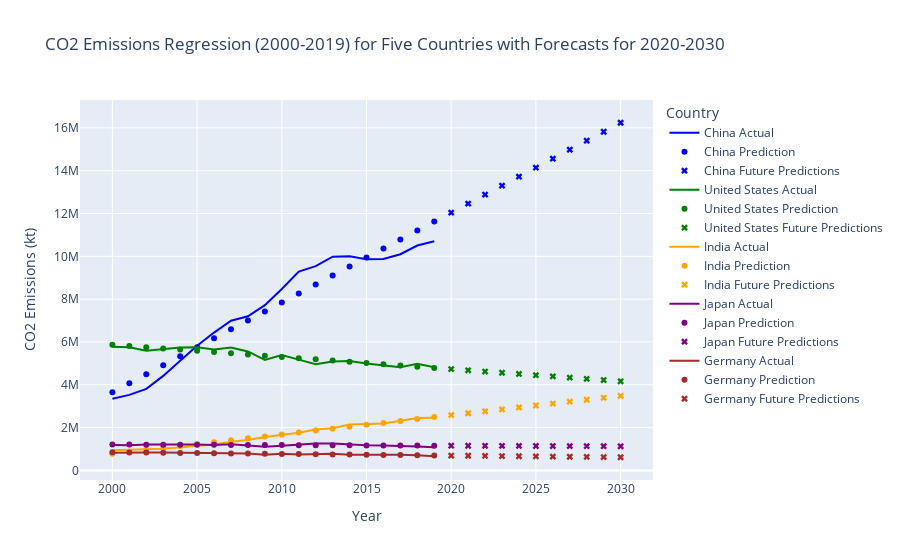

Write notebook code for a chart like this one.
### Markdown cell above
- Forecasted CO2 emissions for China in 2024: 13719848.54 kt
- Forecasted CO2 emissions for United States in 2024: 4504522.93 kt
- Forecasted CO2 emissions for India in 2024: 2940946.41 kt
- Forecasted CO2 emissions for Japan in 2024: 1144004.61 kt
- Forecasted CO2 emissions for Germany in 2024: 661475.25 kt

### Code cell
def rmse(targets, predictions):
    return np.sqrt(np.mean(np.square(targets - predictions)))

df = pd.read_csv(file_path)
# List of the five countries we are interested in
countries = ['China', 'United States', 'India', 'Japan', 'Germany']
future_years = np.array([[2020],[2021],[2022],[2023],[2024],[2025],[2026],[2027],[2028],[2029],[2030]])
colors = px.colors.qualitative.Plotly

# Filter the dataframe for the five countries and the years between 2000 and 2020
df_five_countries = df[(df['Entity'].isin(countries)) & (df['Year'] >= 2000) & (df['Year'] <= 2020)]

# Initialize a dictionary to store the forecasted values for 2023 and 2024
forecast_2023_2024 = {}

# Initialize a Plotly figure
fig = go.Figure()

# Define colors for each country
colors = {'China': 'blue', 'United States': 'green', 'India': 'orange', 'Japan': 'purple', 'Germany': 'brown'}

# Iterate through each country and apply linear regression
for country in countries:
    country_data = df_five_countries[df_five_countries['Entity'] == country]
    X = country_data[['Year']]  # Feature: Year
    y = country_data['Value_co2_emissions_kt_by_country']  # Target: CO2 emissions
    
    # Drop rows with NaN values to avoid errors in fitting the model
    df_clean = pd.concat([X, y], axis=1).dropna()
    X_clean = df_clean[['Year']]
    y_clean = df_clean['Value_co2_emissions_kt_by_country']

    # Train the linear regression model
    model = LinearRegression()
    mymodel = model.fit(X_clean.values, y_clean.values)

    # Make predictions for the existing data
    predictions = model.predict(X_clean.values)
    
    # Calculate and print the RMSE
    loss = rmse(y_clean, predictions)
    print(f"RMSE Loss for {country}: {loss:.2f}")

    # Scatter plot for actual data points
    fig.add_trace(go.Scatter(x=X_clean['Year'], y=y_clean, mode='lines', name=f'{country} Actual', line=dict(color=colors[country], width=2)))

    # Add the regression line for the current country
    fig.add_trace(go.Scatter(x=X_clean['Year'], y=predictions, mode='markers', name=f'{country} Prediction', marker=dict(color=colors[country])))

    # Predict future CO2 emissions for 2023 and 2030
    future_predictions = model.predict(future_years)

    # Plot the predictions for 2023 and 2030
    fig.add_trace(go.Scatter(x=future_years.flatten(), y=future_predictions, mode='markers', 
                                 marker=dict(size=6, symbol='x',color=colors[country]),
                                 name=f'{country} Future Predictions'))

    # Forecast emissions for the years 2023 and 2024
    year_2023_2024 = np.array([[2023], [2024]])  # Years to predict for
    forecast = model.predict(year_2023_2024)
    forecast_2023_2024[country] = forecast

# Update the layout of the plot
fig.update_layout(
    title='CO2 Emissions Regression (2000-2019) for Five Countries with Forecasts for 2020-2030',
    xaxis_title='Year',
    yaxis_title='CO2 Emissions (kt)',
    legend_title='Country',
    showlegend=True
)

# Show the plot
fig.show()

### Figure 1 — Plotly figure (JSON) as saved in the notebook; plotly's stock layout.template omitted (floating-point values rounded to 4 significant figures)
{"data": [{"line": {"color": "blue", "width": 2}, "mode": "lines", "name": "China Actual", "type": "scatter", "x": [2000, 2001, 2002, 2003, 2004, 2005, 2006, 2007, 2008, 2009, 2010, 2011, 2012, 2013, 2014, 2015, 2016, 2017, 2018, 2019], "y": [3346530, 3529080, 3810000.0, 4416000.0, 5125000.0, 5825000.0, 6437000.0, 6993000.0, 7200000.0, 7719000.0, 8475000.0, 9283000.0, 9542000.0, 9985000.0, 10010000.0, 9861000.0, 9875000.0, 10100000.0, 10500000.0, 10710000.0]}, {"marker": {"color": "blue"}, "mode": "markers", "name": "China Prediction", "type": "scatter", "x": [2000, 2001, 2002, 2003, 2004, 2005, 2006, 2007, 2008, 2009, 2010, 2011, 2012, 2013, 2014, 2015, 2016, 2017, 2018, 2019], "y": [3651000.0, 4071000.0, 4490000.0, 4910000.0, 5329000.0, 5749000.0, 6168000.0, 6588000.0, 7007000.0, 7427000.0, 7846000.0, 8266000.0, 8685000.0, 9105000.0, 9525000.0, 9944000.0, 10360000.0, 10780000.0, 11200000.0, 11620000.0]}, {"marker": {"color": "blue", "size": 6, "symbol": "x"}, "mode": "markers", "name": "China Future Predictions", "type": "scatter", "x": [2020, 2021, 2022, 2023, 2024, 2025, 2026, 2027, 2028, 2029, 2030], "y": [12040000.0, 12460000.0, 12880000.0, 13300000.0, 13720000.0, 14140000.0, 14560000.0, 14980000.0, 15400000.0, 15820000.0, 16240000.0]}, {"line": {"color": "green", "width": 2}, "mode": "lines", "name": "United States Actual", "type": "scatter", "x": [2000, 2001, 2002, 2003, 2004, 2005, 2006, 2007, 2008, 2009, 2010, 2011, 2012, 2013, 2014, 2015, 2016, 2017, 2018, 2019], "y": [5775810, 5748260, 5593000.0, 5659000.0, 5738000.0, 5753000.0, 5653000.0, 5736000.0, 5558000.0, 5156000.0, 5392000.0, 5174000.0, 4956000.0, 5092000.0, 5107000.0, 4991000.0, 4894500, 4819000.0, 4975000.0, 4818000.0]}, {"marker": {"color": "green"}, "mode": "markers", "name": "United States Prediction", "type": "scatter", "x": [2000, 2001, 2002, 2003, 2004, 2005, 2006, 2007, 2008, 2009, 2010, 2011, 2012, 2013, 2014, 2015, 2016, 2017, 2018, 2019], "y": [5870000.0, 5813000.0, 5756000.0, 5699000.0, 5642000.0, 5586000.0, 5529000.0, 5472000.0, 5415000.0, 5358000.0, 5301000.0, 5244000.0, 5187000.0, 5130000.0, 5073000.0, 5017000.0, 4960000.0, 4903000.0, 4846000.0, 4789000.0]}, {"marker": {"color": "green", "size": 6, "symbol": "x"}, "mode": "markers", "name": "United States Future Predictions", "type": "scatter", "x": [2020, 2021, 2022, 2023, 2024, 2025, 2026, 2027, 2028, 2029, 2030], "y": [4732000.0, 4675000.0, 4618000.0, 4561000.0, 4505000.0, 4448000.0, 4391000.0, 4334000.0, 4277000.0, 4220000.0, 4163000.0]}, {"line": {"color": "orange", "width": 2}, "mode": "lines", "name": "India Actual", "type": "scatter", "x": [2000, 2001, 2002, 2003, 2004, 2005, 2006, 2007, 2008, 2009, 2010, 2011, 2012, 2013, 2014, 2015, 2016, 2017, 2018, 2019], "y": [937860, 953540, 985500.0, 1012000.0, 1086000.0, 1136000.0, 1215000.0, 1337000.0, 1424000.0, 1565000.0, 1660000.0, 1757000.0, 1909000.0, 1972000.0, 2147000.0, 2158000.0, 2195250, 2320000.0, 2452000.0, 2456000.0]}, {"marker": {"color": "orange"}, "mode": "markers", "name": "India Prediction", "type": "scatter", "x": [2000, 2001, 2002, 2003, 2004, 2005, 2006, 2007, 2008, 2009, 2010, 2011, 2012, 2013, 2014, 2015, 2016, 2017, 2018, 2019], "y": [777700.0, 867800.0, 958000.0, 1048000.0, 1138000.0, 1228000.0, 1319000.0, 1409000.0, 1499000.0, 1589000.0, 1679000.0, 1769000.0, 1859000.0, 1949000.0, 2040000.0, 2130000.0, 2220000.0, 2310000.0, 2400000.0, 2490000.0]}, {"marker": {"color": "orange", "size": 6, "symbol": "x"}, "mode": "markers", "name": "India Future Predictions", "type": "scatter", "x": [2020, 2021, 2022, 2023, 2024, 2025, 2026, 2027, 2028, 2029, 2030], "y": [2580000.0, 2671000.0, 2761000.0, 2851000.0, 2941000.0, 3031000.0, 3121000.0, 3211000.0, 3301000.0, 3392000.0, 3482000.0]}, {"line": {"color": "purple", "width": 2}, "mode": "lines", "name": "Japan Actual", "type": "scatter", "x": [2000, 2001, 2002, 2003, 2004, 2005, 2006, 2007, 2008, 2009, 2010, 2011, 2012, 2013, 2014, 2015, 2016, 2017, 2018, 2019], "y": [1182610, 1170380, 1207000.0, 1215000.0, 1210000.0, 1213000.0, 1190000.0, 1225000.0, 1158000.0, 1101000.0, 1156000.0, 1214000.0, 1254000.0, 1263000.0, 1217000.0, 1179000.0, 1168000.0, 1155000.0, 1116000.0, 1082000.0]}, {"marker": {"color": "purple"}, "mode": "markers", "name": "Japan Prediction", "type": "scatter", "x": [2000, 2001, 2002, 2003, 2004, 2005, 2006, 2007, 2008, 2009, 2010, 2011, 2012, 2013, 2014, 2015, 2016, 2017, 2018, 2019], "y": [1210000.0, 1207000.0, 1204000.0, 1202000.0, 1199000.0, 1196000.0, 1193000.0, 1191000.0, 1188000.0, 1185000.0, 1182000.0, 1180000.0, 1177000.0, 1174000.0, 1171000.0, 1169000.0, 1166000.0, 1163000.0, 1160000.0, 1158000.0]}, {"marker": {"color": "purple", "size": 6, "symbol": "x"}, "mode": "markers", "name": "Japan Future Predictions", "type": "scatter", "x": [2020, 2021, 2022, 2023, 2024, 2025, 2026, 2027, 2028, 2029, 2030], "y": [1155000.0, 1152000.0, 1149000.0, 1147000.0, 1144000.0, 1141000.0, 1139000.0, 1136000.0, 1133000.0, 1130000.0, 1128000.0]}, {"line": {"color": "brown", "width": 2}, "mode": "lines", "name": "Germany Actual", "type": "scatter", "x": [2000, 2001, 2002, 2003, 2004, 2005, 2006, 2007, 2008, 2009, 2010, 2011, 2012, 2013, 2014, 2015, 2016, 2017, 2018, 2019], "y": [830280, 847680, 833400.0, 836800.0, 821100.0, 802400.0, 814400.0, 783800.0, 789700.0, 734800.0, 773100.0, 746500.0, 760100.0, 776200.0, 736000.0, 742300.0, 747200.0, 732200.0, 707700.0, 657400.0]}, {"marker": {"color": "brown"}, "mode": "markers", "name": "Germany Prediction", "type": "scatter", "x": [2000, 2001, 2002, 2003, 2004, 2005, 2006, 2007, 2008, 2009, 2010, 2011, 2012, 2013, 2014, 2015, 2016, 2017, 2018, 2019], "y": [847100.0, 839400.0, 831700.0, 823900.0, 816200.0, 808500.0, 800700.0, 793000.0, 785200.0, 777500.0, 769800.0, 762000.0, 754300.0, 746600.0, 738800.0, 731100.0, 723400.0, 715600.0, 707900.0, 700200.0]}, {"marker": {"color": "brown", "size": 6, "symbol": "x"}, "mode": "markers", "name": "Germany Future Predictions", "type": "scatter", "x": [2020, 2021, 2022, 2023, 2024, 2025, 2026, 2027, 2028, 2029, 2030], "y": [692400.0, 684700.0, 676900.0, 669200.0, 661500.0, 653700.0, 646000.0, 638300.0, 630500.0, 622800.0, 615100.0]}], "layout": {"legend": {"title": {"text": "Country"}}, "showlegend": true, "title": {"text": "CO2 Emissions Regression (2000-2019) for Five Countries with Forecasts for 2020-2030"}, "xaxis": {"title": {"text": "Year"}}, "yaxis": {"title": {"text": "CO2 Emissions (kt)"}}}}
